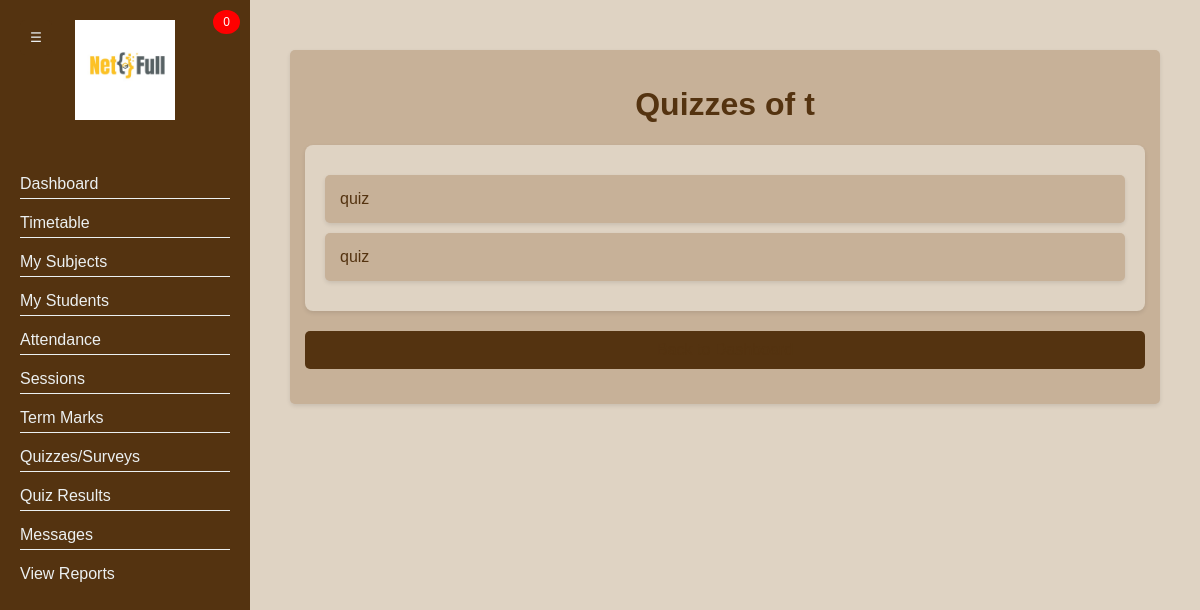
/results/2 (signed in), run on the app's committed database.
### main.py (models this page shows)
    class Users(UserMixin, db.Model):
        id = db.Column(db.Integer, primary_key=True)
        name = db.Column(db.String(100))
        password = db.Column(db.String(100))
        email = db.Column(db.String(100), unique=True)
        phone_number = db.Column(db.String(1000), unique=True)
        gender = db.Column(db.String(100))
        religion = db.Column(db.String(100))
        role = db.Column(db.String(100))
        grade = db.Column(db.String(100))
        Class = db.Column(db.String(100))
        teacher = db.relationship('Teacher', backref='user', uselist=False)
        student = db.relationship('Students', backref='user', uselist=False)
        subjects = db.relationship('Subjects', backref='teacher')
        quizzes = db.relationship('Quizzes', backref='user')
        parents = db.relationship('Parents', backref='user')
        grades = db.relationship('Grades', backref='student')

    class Quizzes(db.Model):
        id = db.Column(db.Integer, primary_key=True)
        name = db.Column(db.String(100))
        questions = db.Column(db.Text)  # Assuming questions are stored as JSON or similar format
        lesson_id = db.Column(db.Integer, db.ForeignKey('lessons.id'))
        user_id = db.Column(db.Integer, db.ForeignKey('users.id'))
        start_date = db.Column(db.DateTime, nullable=False)
        end_date = db.Column(db.DateTime, nullable=False)

### main.py (the view, shortened to what this page needs)
@app.route('/results/<int:user_id>')
@login_required
def results(user_id):
    if (current_user.role == "teacher" and current_user.id == user_id) or current_user.role == "admin":
        teacher = Users.query.get_or_404(user_id)
        quizzes = Quizzes.query.filter_by(user_id=user_id).all()
        return render_template('results.html', teacher_name=teacher.name, quizzes=quizzes, user=current_user)
    else:
        return redirect(url_for('index'))

### main.py (called while the page is built)
@login_manager.user_loader
def load_user(user_id):
    user = Users.query.get(int(user_id))
    return user

@app.context_processor
def utility_processor():
    return dict(enumerate=enumerate)

### templates/results.html (shortened to what this page needs)
<!DOCTYPE html>
<html lang="en">
<head>
</head>
<body class="quiz-body">
{% extends "teacher_base.html" %}
{% block content %}
    <div class="quiz-box">
        <div class="header">
            <h1>Quizzes of {{ current_user.name }}</h1>
        </div>
        <div class="quiz-names">
            {% for quiz in quizzes %}
                <div class="quiz-box">
                    <a href="{{ url_for('all_results', quiz_id=quiz.id) }}">{{ quiz.name }}</a>
                </div>
            {% endfor %}
        </div>
        <a href="/dashboard" class="back-btn">Back to Dashboard</a>
    </div>
{% endblock %}

### templates/results.html (style rules this page uses)
body { background: #DFD3C3; font-family: Arial, sans-serif; margin: 0; padding: 20px; box-sizing: border-box; }
.header { text-align: center; margin-bottom: 20px; }
.header h1 { color: #543310; }
.quiz-names { background-color: #DFD3C3; padding: 20px; border-radius: 8px; box-shadow: 0 2px 4px rgba(0, 0, 0, 0.1); color: #543310; }
.quiz-box { background-color: #C7B198; color: #543310; padding: 15px; margin: 10px 0; border-radius: 5px; box-shadow: 0 2px 4px rgba(0, 0, 0, 0.1); }
.quiz-box a { color: inherit; text-decoration: none; }
.back-btn { display: block; margin: 20px auto; padding: 10px 20px; background-color: #543310; color: #ecf0f1; text-decoration: none; text-align: center; border-radius: 5px; }

### templates/teacher_base.html (style rules this page uses)
body { background: #DFD3C3; font-family: Arial, sans-serif; margin: 0; padding: 0; display: flex; height: 100vh; overflow-x: hidden; }
.header { text-align: center; margin-bottom: 20px; }
.header h1 { color: #543310; }
.quiz-body { background: #DFD3C3; font-family: Arial, sans-serif; margin: 0; padding: 20px; box-sizing: border-box; }
.quiz-names { background-color: #DFD3C3; padding: 20px; border-radius: 8px; box-shadow: 0 2px 4px rgba(0, 0, 0, 0.1); color: #543310; }
.quiz-box { background-color: #C7B198; color: #543310; padding: 15px; margin: 10px 0; border-radius: 5px; box-shadow: 0 2px 4px rgba(0, 0, 0, 0.1); }
.quiz-box a { color: inherit; text-decoration: none; }
.back-btn { display: block; margin: 20px auto; padding: 10px 20px; background-color: #543310; color: #ecf0f1; text-decoration: none; text-align: center; border-radius: 5px; }

### data on the page
Users: name "t"
Quizzes: name "quiz"
Quizzes: name "quiz"
